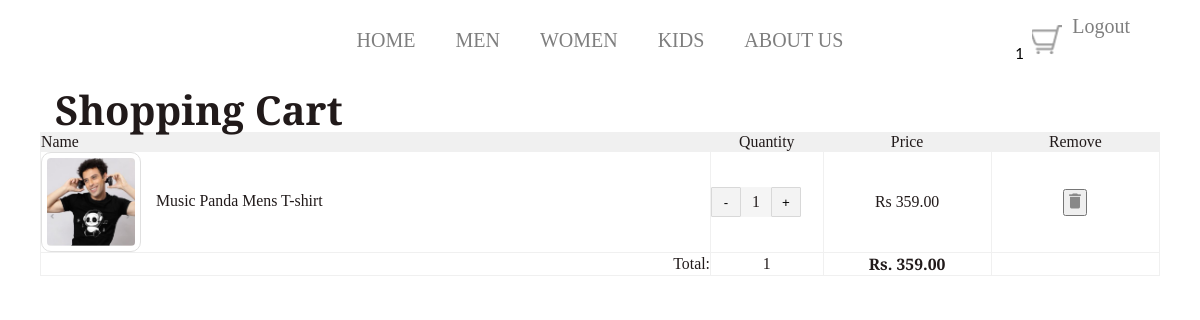
Page /mycart.php (signed in) on the committed database.
### tables this page shows
CREATE TABLE `cart` (
  `c_id` int(11) NOT NULL,
  `p_id` int(11) NOT NULL,
  `o_id` int(11) DEFAULT NULL,
  `quantity` int(11) NOT NULL DEFAULT 1
);

CREATE TABLE `product` (
  `prod_id` int(11) NOT NULL,
  `prod_name` varchar(150) NOT NULL,
  `seller_name` varchar(255) NOT NULL,
  `prod_desc` varchar(255) NOT NULL,
  `prod_details` varchar(255) NOT NULL,
  `category` varchar(20) NOT NULL,
  `prod_img` varchar(50) NOT NULL,
  `price` decimal(10,2) NOT NULL,
  `quantity` int(6) NOT NULL
);

### mycart.php (the view, shortened to what this page needs)
<!DOCTYPE html>
<HTML lang="en">
<HEAD>
    <link href="css/style2.css" type="text/css" rel="stylesheet" />
    <link rel="stylesheet" href="css/style1.css">
</HEAD>
<BODY>
<?php
require_once("connection.php");
$c_id=$_SESSION['cust_id'];
$sql="select count(c_id) from cart where o_id is null and c_id='$c_id'";
$res=mysqli_query($con, $sql);
$cart_items=mysqli_fetch_assoc($res);
?>
<nav class="navbar bg">
            <ul class="links-container">
                <li class="link-item"><a href="home.php" class="link active">HOME</a></li>
                <li class="link-item"><a href="mens.php" class="link">MEN</a></li>
                <li class="link-item"><a href="women.php" class="link">WOMEN</a></li>
                <li class="link-item"><a href="kids.php" class="link">KIDS</a></li>
                <li class="link-item"><a href="about.php" class="link">ABOUT US</a></li>
            </ul>
            <div class="user-interactions">
                <div class="cart">
                    <a href="mycart.php" class="link"><img src="images/cart2.png" class="cart-icon" alt=""></a>
                    <span class="cart-item-count"><?php echo $cart_items['count(c_id)'];?>
                    </span>
                </div>
                <div>
                    <a href="logout.php" class="link">Logout</a>
                </div>
            </div>
</nav>
<br><br>
<div id="shopping-cart">
<h1 class="section-title">Shopping Cart</h1>
<?php
$query="select p.prod_id, p.prod_name, p.prod_desc, p.prod_img, c.quantity, p.price from product p, cart c where p.prod_id=c.p_id and c.o_id is null and c.c_id='$c_id'";
$result=mysqli_query($con, $query);
if($cart_items['count(c_id)'] != 0){
    $total_quantity = 0;
    $total_price = 0;
?>
<table class="tbl-cart" cellpadding="10" cellspacing="1">
<tbody>
<tr>
<th style="text-align:left;">Name</th>
<th style="text-align:center;" width="10%">Quantity</th>
<th style="text-align:center;" width="15%">Price</th>
<th style="text-align:center;" width="15%">Remove</th>
</tr>
<?php
foreach($result as $cart_item)
{
?>
	<tr>
	<td><img src="product images/<?php echo $cart_item["prod_img"]; ?>" class="cart-item-image" /><?php echo $cart_item["prod_name"]; ?></td>
	<td style="text-align:center;">
        <div class="item-counter">
            <button type="submit" class="counter-btn decrement" name="decbtn"><a href="carthandler.php?action=decrement&pid=<?php echo $cart_item["prod_id"]; ?>">-</a></button>
            <p class="item-count"><?php echo $cart_item["quantity"]?></p>
            <button type="submit" class="counter-btn increment" name="incbtn"><a href="carthandler.php?action=increment&pid=<?php echo $cart_item["prod_id"]; ?>">+</a></button>
        </div>
    </td>
	<td  style="text-align:center;"><?php echo "Rs ".$cart_item["price"]; ?></td>
	<td style="text-align:center;"><button type="submit" class="btnRemoveAction" name="rembtn"><a href="carthandler.php?action=delete&pid=<?php echo $cart_item["prod_id"]; ?>"><img src="images/icon-delete.png" alt="Remove Item" /></a></button></td>
	</tr>
	<?php
	$total_quantity += $cart_item["quantity"];
	$total_price += ($cart_item["price"]*$cart_item["quantity"]);
}
?>
<tr>
<td style="text-align:right;">Total:</td>
<td style="text-align:center;"><?php echo $total_quantity; ?></td>
<td style="text-align:center;"><strong><?php echo "Rs. ".number_format($total_price, 2); ?></strong></td>
<td></td>
</tr>
</tbody>
</table>
<?php
} else {
?>
<div class="no-records">Your Cart is Empty</div>
<?php
}
?>
</div>
</BODY>
</HTML>

### css/style2.css (style rules this page uses)
body { font-family: Arial; color: #211a1a; font-size: 1.1em; }
#shopping-cart { margin: 40px; }
#shopping-cart table { width: 100%; background-color: #F0F0F0; }
#shopping-cart table td { background-color: #FFFFFF; }
.tbl-cart { font-size: 0.9em; }
.tbl-cart th { font-weight: normal; }
.cart-item-image { width: 100px; height: 100px; border-radius: 10%; border: #E0E0E0 1px solid; padding: 5px; vertical-align: middle; margin-right: 15px; }
.item-counter { width:90px; height:30px; display:flex; }
.counter-btn,.item-count { width:30px; height:30px; }
.counter-btn { background-color:#f3f3f3; border:1px solid rgb(216,216,216); border-radius:1px; cursor:pointer; }
.item-count { text-align:center; line-height:30px; background:#f5f5f5; }
.section-title { height: 50px; padding-left: 15px; font-size: 40px; }
a { text-decoration: none; color: inherit; }

### css/style1.css (style rules this page uses)
* { margin: 0; padding: 0; box-sizing: border-box; }
body { font-family: 'cinzel', serif; }
.navbar { width: 100%; height: 80px; position: fixed; top: 0; left: 0; display: flex; justify-content: center; z-index: 9; transition: 0.5s; }
.navbar.bg { background: #fff; }
.links-container { display: flex; align-items: center; list-style: none; }
.link-item { margin: 10px; }
.link { font-size: 20px; font-weight: 100; color: rgb(15, 13, 13); text-decoration: none; padding: 10px; opacity: 0.7; transition: .5s; }
.navbar.bg .link { color: #000; opacity: 0.5; }
.link.active, .link:hover, .navbar.bg .link:hover, .navbar.bg .link:active { opacity: 2; }
.user-interactions { display: flex; position: absolute; right: 5vw; top: 50%; transform: translateY(-50%); }
.cart, .user { width: 30px; height: 30px; position: relative; margin: 10px; cursor: pointer; }
.cart-icon, .user-icon { width: 100%; height: 100%; object-fit: cover; }
.cart-item-count { font-family: 'lato',sans-serif; color: black; padding: 5px; font-size: 15px; border-radius: 50%; background: #fff; position: absolute; bottom: -12px; left: -12px; }
.section-title { height: 50px; padding-left: 15px; font-size: 40px; }

### rows in the picture
cart: p.prod_img (picture), p.prod_name "Music Panda Mens T-shirt", quantity "1", p.price "359.00"

### other values in the picture
$cart_items['count(c_id)'] "1"
$total_quantity "1"
$total_price "359.00"
